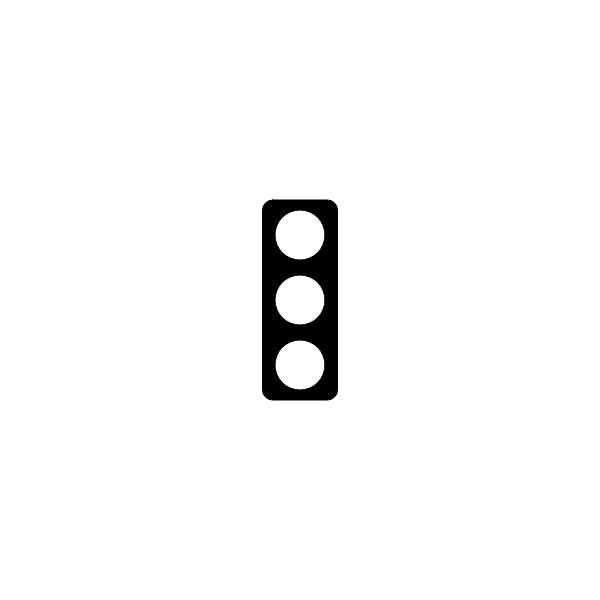
Frame 1 (no input)
Frame 60 (no input): identical to frame 1, image omitted
Frame 120 (the mouse pressed at the canvas centre since frame 60): identical to frame 1, image omitted

The p5.js sketch that drew this single still picture (run headless with seeded random() and noise() and a simulated clock; from frame 60 on, the mouse is pressed at the canvas centre):

// p5.js sketch
// ── sketch.js
//Traffic Light Starter Code
//Dan Schellenberg
//Feb 23, 2018

//GOAL: make a 'traffic light' simulator. For now, just have the light
// changing according to time. You may want to investigate the millis()
// function at processing.org/reference.
let greenLight = 1;
let yellowLight = 2;
let redLight = 3;
function setup() {
  createCanvas(600, 600);
}

function draw() {
  background(255);
  drawOutlineOfLights();
}

function drawOutlineOfLights() {
  //box
  rectMode(CENTER);
  fill(0);
  rect(width/2, height/2, 75, 200, 10);

  //lights

  fill(255);
  if (millis() % 1000 > 0){
      if (millis())
      initialTime = millis();
    }
  ellipse(width/2, height/2 - 65, 50, 50); //top
  ellipse(width/2, height/2, 50, 50); //middle
  ellipse(width/2, height/2 + 65, 50, 50); //bottom


}

// function changeColor(){
//   if (fill()
// }
